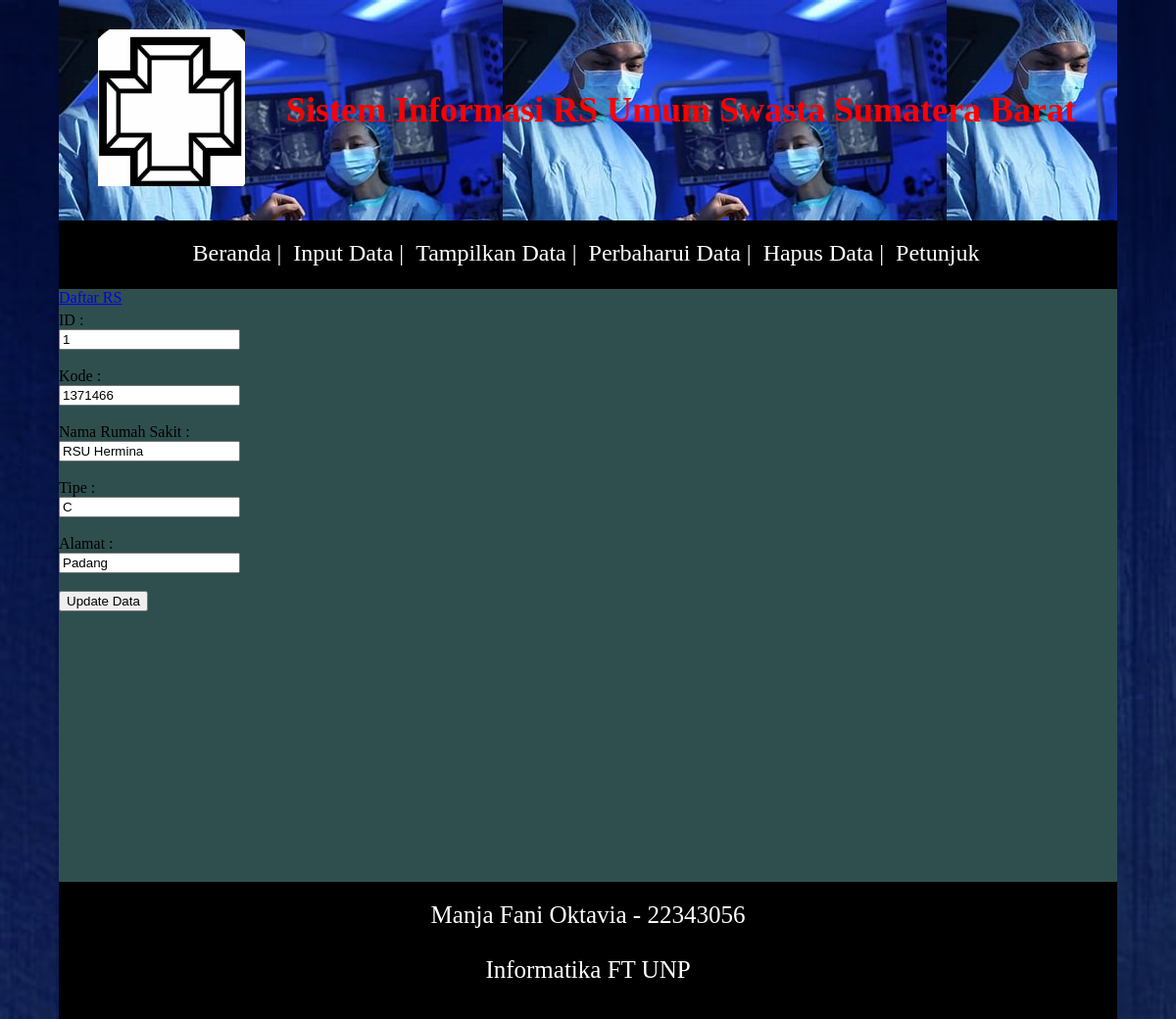
Screenshot of /web_app/processUpdate.php?ID=1 with the database file from the repository.
### tables this page shows
CREATE TABLE `tabel2` (
  `ID` int(10) NOT NULL,
  `kode` varchar(10) NOT NULL,
  `namaRS` varchar(50) NOT NULL,
  `tipe` varchar(5) NOT NULL,
  `alamat` varchar(50) NOT NULL
);

CREATE TABLE `tabel4` (
  `nim` varchar(11) NOT NULL,
  `nama` varchar(50) NOT NULL,
  `prodi` varchar(50) NOT NULL
);

### web_app/processUpdate.php (the view, shortened to what this page needs)
<html>
<head>
    <link rel="stylesheet" type="text/css" href="../css/index.css">
</head>
<body>
    <div class="perbaharui">
    <?php
        include('header.php');
        include_once 'koneksi.php';
        $ID = isset($_GET['ID']) ? $_GET['ID'] : '';
        $result = mysqli_query($conn, "SELECT * FROM tabel2 WHERE ID='$ID'");
        $row = mysqli_fetch_array($result);
        ?>
    <?php include('menu.php') ?>
    <form name="frmUser" method="post" action="">
        <div style="padding-bottom:5px;">
            <a href="tampilData.php">Daftar RS</a>
        </div>
        ID : <br>
        <input type="text" name="ID" value="<?php echo isset($row['ID']) ? $row['ID'] : ''; ?>">
        <br><br>
        Kode : <br>
        <input type="text" name="kode" class="txtField"
            value="<?php echo isset($row['kode']) ? $row['kode'] : ''; ?>">
        <br><br>
        Nama Rumah Sakit : <br>
        <input type="text" name="namaRS" class="txtField"
            value="<?php echo isset($row['namaRS']) ? $row['namaRS'] : ''; ?>">
        <br><br>
        Tipe : <br>
        <input type="text" name="tipe" class="txtField"
            value="<?php echo isset($row['tipe']) ? $row['tipe'] : ''; ?>">
        <br><br>
        Alamat : <br>
        <input type="text" name="alamat" class="txtField"
            value="<?php echo isset($row['alamat']) ? $row['alamat'] : ''; ?>">
        <br><br>
        <input type="submit" name="submit" value="Update Data" class="button">
    </form>
</div>
    <?php include('footer.php') ?>
</body>
</html>

### web_app/footer.php (shortened to what this page needs)
<?php
include_once 'koneksi.php';
$result = mysqli_query($conn, "SELECT * FROM tabel4");
?>
<html>
<head>
    <link rel="stylesheet" type="text/css" href="../css/footer.css">
</head>
<body>
    <div id="kaki">
        <center>
      <?php
        while ($row = mysqli_fetch_array($result)) {
            ?>
            <tr>
                <td><?php echo $row["nama"] . " - " . $row["nim"]; ?></td>
                <br><br>
                <td> <?php echo $row["prodi"]; ?> </td>
            </tr>
            <?php
        }
        ?>
        </center>
    </div>
</body>
</html>

### css/index.css (style rules this page uses)
body { background-image:url('../gambar/bg.jpg'); background-size: cover; width: 1080px; margin: auto; }
.input,.tampil,.perbaharui,.hapus,.petunjuk { width: 1080px; height: 900px; background-color: darkslategray; }

### css/footer.css (style rules this page uses)
#kaki { background-color: black; width: 1080px; height: 120px; margin: auto; padding-top: 20px; font-size: 25px; color: white; }

### rows the page displays
tabel2: ID "1", kode "1371466", namaRS "RSU Hermina", tipe "C", alamat "Padang"
tabel4: nama "Manja Fani Oktavia", nim "22343056", prodi "Informatika FT UNP"
